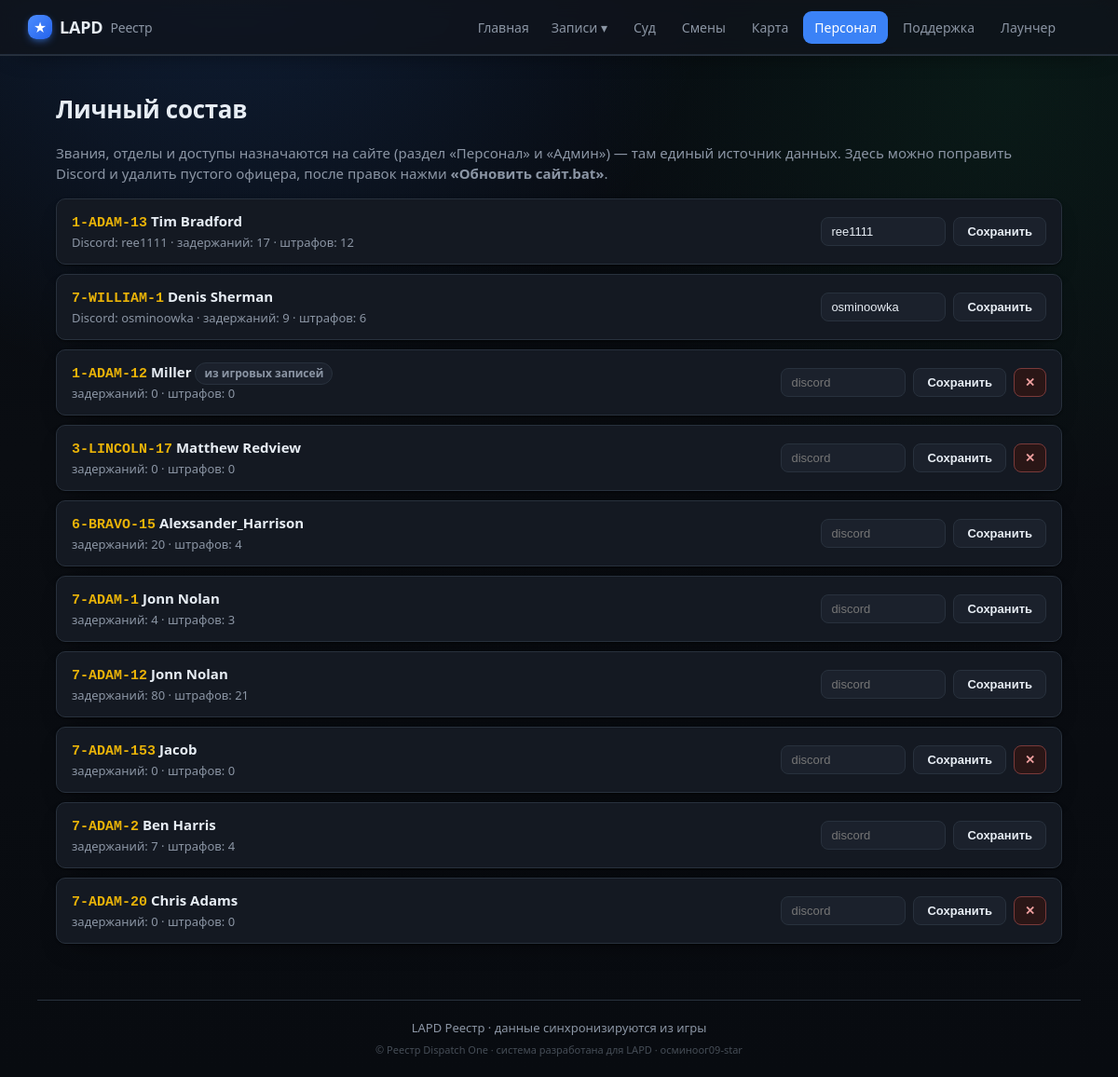
Screenshot of /staff with the database file from the repository.
### tables this page shows
CREATE TABLE officers (
                id INTEGER PRIMARY KEY AUTOINCREMENT,
                callsign TEXT UNIQUE NOT NULL,
                name TEXT
            , current_status TEXT, status_since TEXT, rank TEXT, department TEXT, discord TEXT, is_admin INTEGER);

### app/main.py (the view, shortened to what this page needs)
@app.route("/staff", methods=["GET", "POST"])
def staff():
    is_static = os.environ.get("STATIC_EXPORT") == "1"
    return render_template("staff.html", officers=db.list_all_officers(),
                           ranks=db.RANKS, departments=db.DEPARTMENTS,
                           pending=_pending_requests())

### app/db.py (called while the page is built)
@contextmanager
def get_conn():
    conn = sqlite3.connect(config.DB_PATH)
    conn.row_factory = sqlite3.Row
    try:
        yield conn
        conn.commit()
    finally:
        conn.close()

def status_info(code):
    return DUTY_STATUS.get(code, {"ru": "Не на службе", "cls": "off"})

def staff_label(value):
    return STAFF_LABELS.get(value, value)

### app/main.py (called while the page is built, shortened)
@app.context_processor
def inject_globals():
    return {"community": config.COMMUNITY_NAME, "STATUS_RU": db.STATUS_RU,
            "staff_label": db.staff_label,
            "static_export": os.environ.get("STATIC_EXPORT") == "1",
            "build_id": time.strftime("%Y%m%d")}

def _server_dir():
    return os.path.dirname(os.path.dirname(os.path.abspath(__file__)))

def _pending_requests():
    pending_dir = os.path.join(_server_dir(), "inbox", "pending")
    out = []
    if not os.path.isdir(pending_dir):
        return out

### app/templates/staff.html (shortened to what this page needs)
{% extends "base.html" %}
{% block content %}
<h1>Личный состав</h1>
{% if static_export %}
  <p class="muted">Список офицеров департамента. Звания и отделы назначает руководство.</p>
{% else %}
  <p class="muted">Звания, отделы и доступы назначаются на сайте (раздел «Персонал» и «Админ»)
    — там единый источник данных. Здесь можно поправить Discord и удалить пустого офицера,
    после правок нажми <b>«Обновить сайт.bat»</b>.</p>
{% endif %}
{% if officers %}
<div class="staff-list">
  {% for o in officers %}
  <div class="staff-row">
    <div class="staff-who">
      <a href="{{ url_for('officer_view', callsign=o.callsign) }}"><span class="cs">{{ o.callsign }}</span></a>
      <b>{{ o.name or '' }}</b>
      {% if not o.registered %}<span class="tag">из игровых записей</span>{% endif %}
      <div class="muted small">
        {% if o.discord %}Discord: {{ o.discord }} · {% endif %}
        задержаний: {{ o.cases_count }} · штрафов: {{ o.cit_count }}
      </div>
    </div>
    {% if static_export %}
      <div class="staff-meta">
        <div class="sb-edit" data-cs="{{ o.callsign }}"></div>
      </div>
    {% else %}
      <form method="post" class="staff-form">
        <input name="discord" value="{{ o.discord or '' }}" placeholder="discord" size="12">
        <button class="btn">Сохранить</button>
        {% if not o.cases_count and not o.cit_count %}
          <button class="btn del" name="action" value="delete"
                  onclick="return confirm('Удалить офицера {{ o.callsign }}?')">✕</button>
        {% endif %}
      </form>
    {% endif %}
  </div>
  {% endfor %}
</div>
{% else %}
  <p class="empty">Офицеров пока нет<span class="empty-sub">Появятся после первой смены.</span></p>
{% endif %}
{% endblock %}

### app/static/style.css (style rules this page uses)
:root { --bg:#0a0d12; --surface:#141922; --surface2:#1b212c; --border:#28313d; --text:#e7edf4; --muted:#8b95a4; --accent:#3b82f6; --accent2:#2563eb; --wanted:#ef4444; --ok:#22c55e; --gold:#eab308; --shadow:0 1px 2px rgba(0,0,0,.5), 0 12px 28px -16px rgba(0,0,0,.7); --radius:14px; }
* { box-sizing:border-box }
body { margin:0;background:var(--bg);color:var(--text); font-family:system-ui,-apple-system,"Segoe UI",Roboto,sans-serif;font-size:15px;line-height:1.5 }
a { color:inherit;text-decoration:none }
h1 { font-size:24px;margin:.2em 0 .6em }
.cs { font-family:ui-monospace,Consolas,monospace;color:var(--gold);font-weight:600 }
.muted { color:var(--muted) }
.small { font-size:13px }
.tag { display:inline-block;padding:2px 9px;border-radius:20px;font-size:12px;font-weight:600; background:var(--surface2);border:1px solid var(--border);color:var(--muted) }
.btn { background:var(--surface2);color:var(--text);border:1px solid var(--border); padding:9px 16px;border-radius:8px;font-weight:600;cursor:pointer;font-size:14px }
.staff-list { display:flex;flex-direction:column;gap:10px }
.staff-row { display:flex;justify-content:space-between;align-items:center;gap:16px;flex-wrap:wrap; background:var(--surface);border:1px solid var(--border);border-radius:10px;padding:12px 16px }
.staff-who { min-width:240px }
.staff-form { display:flex;gap:8px;align-items:center;flex-wrap:wrap }
.staff-form select,.staff-form input[type=text],.staff-form input:not([type]) { background:var(--surface2);color:var(--text);border:1px solid var(--border); border-radius:8px;padding:7px 10px;font-size:13px }
.staff-form .btn { padding:7px 14px;font-size:13px }
.staff-form .btn.del { background:#2a1616;border-color:#7a3a3a;color:#f0a0a0;padding:7px 11px }
body { font-size:15px;-webkit-font-smoothing:antialiased;text-rendering:optimizeLegibility }
h1 { font-size:26px;font-weight:700;letter-spacing:-.3px }
.card,.stat,.tbl,.staff-row,.court-row,.officer-card,.district,.faq p,.dutylog li,.pen,.metric { box-shadow:var(--shadow) }
.btn { transition:background .15s,border-color .15s,transform .05s }
.staff-row,.court-row { transition:transform .12s,border-color .12s,background .12s }
body { background: radial-gradient(circle at 20% -10%,rgba(59,130,246,.18),transparent 34%), radial-gradient(circle at 90% 8%,rgba(34,197,94,.08),transparent 30%), linear-gradient(180deg,#070b11 0%,#0a0d12 42%,#080b10 100%); }

### rows the page displays
officers: callsign "1-ADAM-13", name "Tim Bradford", discord "ree1111", cases_count "17", cit_count "12"
officers: callsign "7-WILLIAM-1", name "Denis Sherman", discord "osminoowka", cases_count "9", cit_count "6"
officers: callsign "1-ADAM-12", name "Miller", shows "из игровых записей", cases_count "0", cit_count "0"
officers: callsign "3-LINCOLN-17", name "Matthew Redview", cases_count "0", cit_count "0"
officers: callsign "6-BRAVO-15", name "Alexsander_Harrison", cases_count "20", cit_count "4"
officers: callsign "7-ADAM-1", name "Jonn Nolan", cases_count "4", cit_count "3"
officers: callsign "7-ADAM-12", name "Jonn Nolan", cases_count "80", cit_count "21"
officers: callsign "7-ADAM-153", name "Jacob", cases_count "0", cit_count "0"
officers: callsign "7-ADAM-2", name "Ben Harris", cases_count "7", cit_count "4"
officers: callsign "7-ADAM-20", name "Chris Adams", cases_count "0", cit_count "0"

### other values shown
{{ community }} "LAPD"
